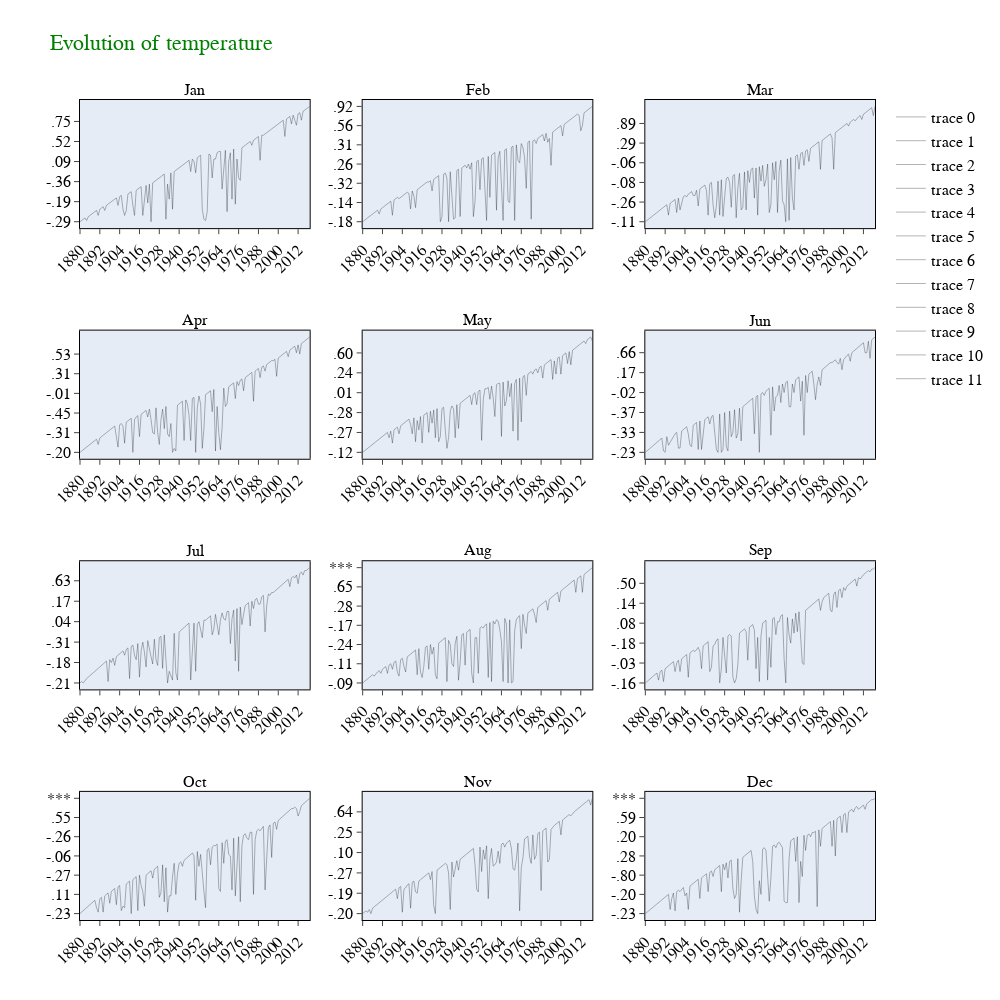

The code cell stored with this chart in its notebook:
### Code cell
fig = make_subplots(rows = 4, cols = 3, subplot_titles=('Jan', 'Feb', 'Mar', 'Apr', 'May', 'Jun', 'Jul', 'Aug', 'Sep',
       'Oct', 'Nov', 'Dec'))
count = 1
count2 = 1
count3 = 1
count4 = 1
for i in df.columns[1:13]:
    if count <= 3:
        fig.add_trace(
            go.Scatter(x = df.Year, y = df[i]), row = 1, col = count)
        count += 1
    elif count > 3 and count2 <= 3:
        fig.add_trace(
            go.Scatter(x = df.Year, y = df[i]), row = 2, col = count2)
        count2 += 1
        
    elif count > 3 and count2 > 3 and count3 <= 3:
        fig.add_trace(
            go.Scatter(x = df.Year, y = df[i]), row = 3, col = count3)
        count3 +=1
    else:
        fig.add_trace(
            go.Scatter(x = df.Year, y = df[i]), row = 4, col = count4)
        count4 +=1
        
fig.update_layout(height=1000, width=1000, title_text="Evolution of temperature")
fig.update_layout(
    font_family="Garamond",
    font_color="black",
    font_size = 16,
    title_font_family="Times New Roman",
    title_font_color="green",
    legend_title_font_color="green"
)

# to change the line color and width
fig.update_traces(line=dict(color = "Black", width = 0.3))

# to change the axes 
fig.update_xaxes(tickangle = -45, ticks = "outside", showgrid = False, showline = True, linewidth = 1, linecolor = "black", mirror = True)
fig.update_yaxes(ticks = "outside", showgrid = False, showline = True, linewidth = 1, linecolor = "black", mirror = True)

fig.show()

### Figure 1 — Plotly figure (JSON) as saved in the notebook; plotly's stock layout.template omitted (floating-point values rounded to 4 significant figures; data arrays with more than 128 entries replaced by an {"elided": "..."} marker saying what was removed)
{"data": [{"line": {"color": "Black", "width": 0.3}, "type": "scatter", "x": {"elided": "140 str values"}, "xaxis": "x", "y": {"elided": "140 str values"}, "yaxis": "y"}, {"line": {"color": "Black", "width": 0.3}, "type": "scatter", "x": {"elided": "140 str values"}, "xaxis": "x2", "y": {"elided": "140 str values"}, "yaxis": "y2"}, {"line": {"color": "Black", "width": 0.3}, "type": "scatter", "x": {"elided": "140 str values"}, "xaxis": "x3", "y": {"elided": "140 str values"}, "yaxis": "y3"}, {"line": {"color": "Black", "width": 0.3}, "type": "scatter", "x": {"elided": "140 str values"}, "xaxis": "x4", "y": {"elided": "140 str values"}, "yaxis": "y4"}, {"line": {"color": "Black", "width": 0.3}, "type": "scatter", "x": {"elided": "140 str values"}, "xaxis": "x5", "y": {"elided": "140 str values"}, "yaxis": "y5"}, {"line": {"color": "Black", "width": 0.3}, "type": "scatter", "x": {"elided": "140 str values"}, "xaxis": "x6", "y": {"elided": "140 str values"}, "yaxis": "y6"}, {"line": {"color": "Black", "width": 0.3}, "type": "scatter", "x": {"elided": "140 str values"}, "xaxis": "x7", "y": {"elided": "140 str values"}, "yaxis": "y7"}, {"line": {"color": "Black", "width": 0.3}, "type": "scatter", "x": {"elided": "140 str values"}, "xaxis": "x8", "y": {"elided": "140 str values"}, "yaxis": "y8"}, {"line": {"color": "Black", "width": 0.3}, "type": "scatter", "x": {"elided": "140 str values"}, "xaxis": "x9", "y": {"elided": "140 str values"}, "yaxis": "y9"}, {"line": {"color": "Black", "width": 0.3}, "type": "scatter", "x": {"elided": "140 str values"}, "xaxis": "x10", "y": {"elided": "140 str values"}, "yaxis": "y10"}, {"line": {"color": "Black", "width": 0.3}, "type": "scatter", "x": {"elided": "140 str values"}, "xaxis": "x11", "y": {"elided": "140 str values"}, "yaxis": "y11"}, {"line": {"color": "Black", "width": 0.3}, "type": "scatter", "x": {"elided": "140 str values"}, "xaxis": "x12", "y": {"elided": "140 str values"}, "yaxis": "y12"}], "layout": {"annotations": [{"font": {"size": 16}, "showarrow": false, "text": "Jan", "x": 0.1444, "xanchor": "center", "xref": "paper", "y": 1, "yanchor": "bottom", "yref": "paper"}, {"font": {"size": 16}, "showarrow": false, "text": "Feb", "x": 0.5, "xanchor": "center", "xref": "paper", "y": 1, "yanchor": "bottom", "yref": "paper"}, {"font": {"size": 16}, "showarrow": false, "text": "Mar", "x": 0.8556, "xanchor": "center", "xref": "paper", "y": 1, "yanchor": "bottom", "yref": "paper"}, {"font": {"size": 16}, "showarrow": false, "text": "Apr", "x": 0.1444, "xanchor": "center", "xref": "paper", "y": 0.7188, "yanchor": "bottom", "yref": "paper"}, {"font": {"size": 16}, "showarrow": false, "text": "May", "x": 0.5, "xanchor": "center", "xref": "paper", "y": 0.7188, "yanchor": "bottom", "yref": "paper"}, {"font": {"size": 16}, "showarrow": false, "text": "Jun", "x": 0.8556, "xanchor": "center", "xref": "paper", "y": 0.7188, "yanchor": "bottom", "yref": "paper"}, {"font": {"size": 16}, "showarrow": false, "text": "Jul", "x": 0.1444, "xanchor": "center", "xref": "paper", "y": 0.4375, "yanchor": "bottom", "yref": "paper"}, {"font": {"size": 16}, "showarrow": false, "text": "Aug", "x": 0.5, "xanchor": "center", "xref": "paper", "y": 0.4375, "yanchor": "bottom", "yref": "paper"}, {"font": {"size": 16}, "showarrow": false, "text": "Sep", "x": 0.8556, "xanchor": "center", "xref": "paper", "y": 0.4375, "yanchor": "bottom", "yref": "paper"}, {"font": {"size": 16}, "showarrow": false, "text": "Oct", "x": 0.1444, "xanchor": "center", "xref": "paper", "y": 0.1562, "yanchor": "bottom", "yref": "paper"}, {"font": {"size": 16}, "showarrow": false, "text": "Nov", "x": 0.5, "xanchor": "center", "xref": "paper", "y": 0.1562, "yanchor": "bottom", "yref": "paper"}, {"font": {"size": 16}, "showarrow": false, "text": "Dec", "x": 0.8556, "xanchor": "center", "xref": "paper", "y": 0.1562, "yanchor": "bottom", "yref": "paper"}], "font": {"color": "black", "family": "Garamond", "size": 16}, "height": 1000, "legend": {"title": {"font": {"color": "green"}}}, "title": {"font": {"color": "green", "family": "Times New Roman"}, "text": "Evolution of temperature"}, "width": 1000, "xaxis": {"anchor": "y", "domain": [0, 0.2889], "linecolor": "black", "linewidth": 1, "mirror": true, "showgrid": false, "showline": true, "tickangle": -45, "ticks": "outside"}, "xaxis10": {"anchor": "y10", "domain": [0, 0.2889], "linecolor": "black", "linewidth": 1, "mirror": true, "showgrid": false, "showline": true, "tickangle": -45, "ticks": "outside"}, "xaxis11": {"anchor": "y11", "domain": [0.3556, 0.6444], "linecolor": "black", "linewidth": 1, "mirror": true, "showgrid": false, "showline": true, "tickangle": -45, "ticks": "outside"}, "xaxis12": {"anchor": "y12", "domain": [0.7111, 1], "linecolor": "black", "linewidth": 1, "mirror": true, "showgrid": false, "showline": true, "tickangle": -45, "ticks": "outside"}, "xaxis2": {"anchor": "y2", "domain": [0.3556, 0.6444], "linecolor": "black", "linewidth": 1, "mirror": true, "showgrid": false, "showline": true, "tickangle": -45, "ticks": "outside"}, "xaxis3": {"anchor": "y3", "domain": [0.7111, 1], "linecolor": "black", "linewidth": 1, "mirror": true, "showgrid": false, "showline": true, "tickangle": -45, "ticks": "outside"}, "xaxis4": {"anchor": "y4", "domain": [0, 0.2889], "linecolor": "black", "linewidth": 1, "mirror": true, "showgrid": false, "showline": true, "tickangle": -45, "ticks": "outside"}, "xaxis5": {"anchor": "y5", "domain": [0.3556, 0.6444], "linecolor": "black", "linewidth": 1, "mirror": true, "showgrid": false, "showline": true, "tickangle": -45, "ticks": "outside"}, "xaxis6": {"anchor": "y6", "domain": [0.7111, 1], "linecolor": "black", "linewidth": 1, "mirror": true, "showgrid": false, "showline": true, "tickangle": -45, "ticks": "outside"}, "xaxis7": {"anchor": "y7", "domain": [0, 0.2889], "linecolor": "black", "linewidth": 1, "mirror": true, "showgrid": false, "showline": true, "tickangle": -45, "ticks": "outside"}, "xaxis8": {"anchor": "y8", "domain": [0.3556, 0.6444], "linecolor": "black", "linewidth": 1, "mirror": true, "showgrid": false, "showline": true, "tickangle": -45, "ticks": "outside"}, "xaxis9": {"anchor": "y9", "domain": [0.7111, 1], "linecolor": "black", "linewidth": 1, "mirror": true, "showgrid": false, "showline": true, "tickangle": -45, "ticks": "outside"}, "yaxis": {"anchor": "x", "domain": [0.8438, 1], "linecolor": "black", "linewidth": 1, "mirror": true, "showgrid": false, "showline": true, "ticks": "outside"}, "yaxis10": {"anchor": "x10", "domain": [0, 0.1562], "linecolor": "black", "linewidth": 1, "mirror": true, "showgrid": false, "showline": true, "ticks": "outside"}, "yaxis11": {"anchor": "x11", "domain": [0, 0.1562], "linecolor": "black", "linewidth": 1, "mirror": true, "showgrid": false, "showline": true, "ticks": "outside"}, "yaxis12": {"anchor": "x12", "domain": [0, 0.1562], "linecolor": "black", "linewidth": 1, "mirror": true, "showgrid": false, "showline": true, "ticks": "outside"}, "yaxis2": {"anchor": "x2", "domain": [0.8438, 1], "linecolor": "black", "linewidth": 1, "mirror": true, "showgrid": false, "showline": true, "ticks": "outside"}, "yaxis3": {"anchor": "x3", "domain": [0.8438, 1], "linecolor": "black", "linewidth": 1, "mirror": true, "showgrid": false, "showline": true, "ticks": "outside"}, "yaxis4": {"anchor": "x4", "domain": [0.5625, 0.7188], "linecolor": "black", "linewidth": 1, "mirror": true, "showgrid": false, "showline": true, "ticks": "outside"}, "yaxis5": {"anchor": "x5", "domain": [0.5625, 0.7188], "linecolor": "black", "linewidth": 1, "mirror": true, "showgrid": false, "showline": true, "ticks": "outside"}, "yaxis6": {"anchor": "x6", "domain": [0.5625, 0.7188], "linecolor": "black", "linewidth": 1, "mirror": true, "showgrid": false, "showline": true, "ticks": "outside"}, "yaxis7": {"anchor": "x7", "domain": [0.2812, 0.4375], "linecolor": "black", "linewidth": 1, "mirror": true, "showgrid": false, "showline": true, "ticks": "outside"}, "yaxis8": {"anchor": "x8", "domain": [0.2812, 0.4375], "linecolor": "black", "linewidth": 1, "mirror": true, "showgrid": false, "showline": true, "ticks": "outside"}, "yaxis9": {"anchor": "x9", "domain": [0.2812, 0.4375], "linecolor": "black", "linewidth": 1, "mirror": true, "showgrid": false, "showline": true, "ticks": "outside"}}}
